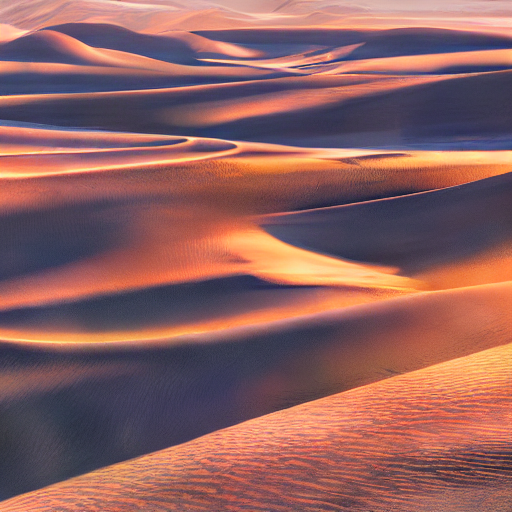
#> input picture llm_thalamus/stable-diffusion/test_sd15_diag.png, 512 x 512 px
$ python test_opencv_analysis.py
#> lines starting #> are read from the running program, lines starting #| are printed output that depends on the picture
import cv2
import numpy as np

# Load the image
image_path = 'test_sd15_diag.png'
image = cv2.imread(image_path)
#> image is the input picture: shape (512, 512, 3); mean B, G, R 95.9, 97, 143.1

if image is None:
    print("Error: Image not found.")
else:
    # Display the image
    cv2.imshow('Image', image)
    cv2.waitKey(0)
    cv2.destroyAllWindows()

    # Perform some basic analysis (e.g., get dimensions, show histogram, etc.)
    height, width, channels = image.shape
#> height = 512; width = 512; channels = 3
    print(f"Image Dimensions: {width}x{height}")
#| Image Dimensions: 512x512
    print(f"Number of Channels: {channels}")
#| Number of Channels: 3

    # Convert to grayscale and display
    gray_image = cv2.cvtColor(image, cv2.COLOR_BGR2GRAY)
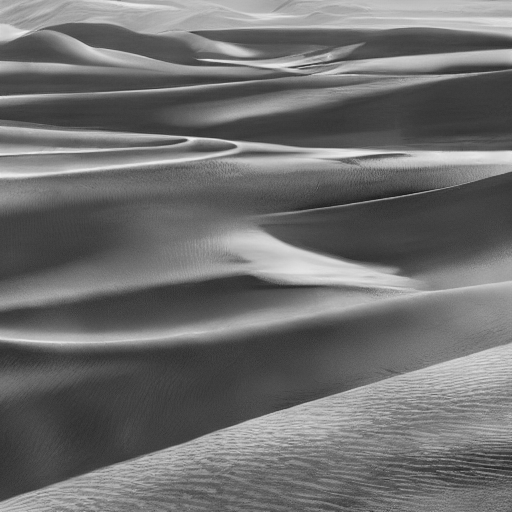
#> gray_image: shape (512, 512); min 22, max 239, mean 110.7
    cv2.imshow('Grayscale Image', gray_image)
    cv2.waitKey(0)
    cv2.destroyAllWindows()

    # Compute histogram for one channel (e.g., red channel)
    hist = cv2.calcHist([gray_image], [0], None, [256], [0, 256])
#> hist = 256 values, max 5946 at index 64, min 0 at index 0, mean 1024
    import matplotlib.pyplot as plt
    plt.plot(hist)
    plt.show()
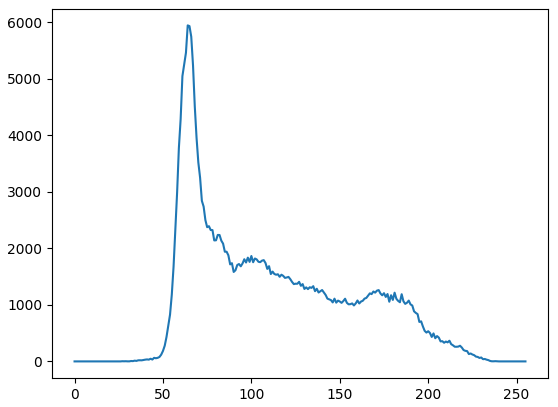
#> figure drawn by matplotlib, 1 panel; curve peaks at x = 64, y = 5946

$ run again, with llm_thalamus/stable-diffusion/test_sd15_gpu.png copied over llm_thalamus/stable-diffusion/test_sd15_diag.png
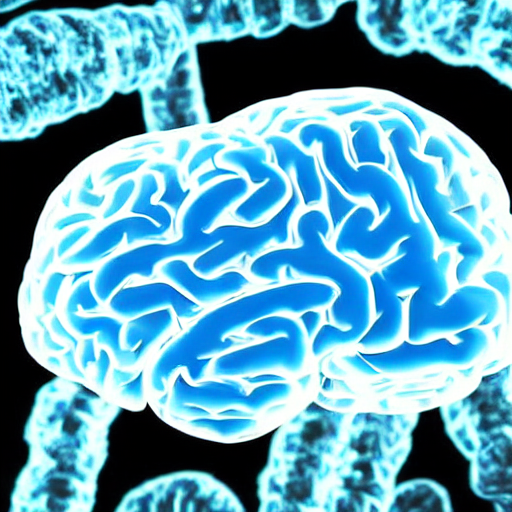
#> input picture llm_thalamus/stable-diffusion/test_sd15_gpu.png, 512 x 512 px
#> image is the input picture: shape (512, 512, 3); mean B, G, R 186.9, 162.5, 97.3
#| Image Dimensions: 512x512
#| Number of Channels: 3
#> `gray_image = cv2.cvtColor(image, cv2.COLOR_BGR2GRAY)`:
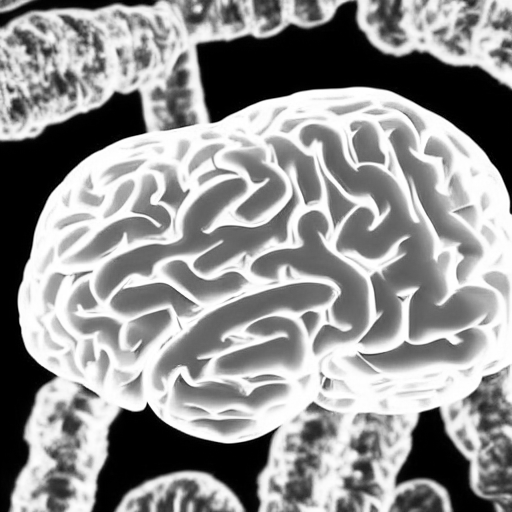
#> gray_image: shape (512, 512); min 0, max 255, mean 145.8
#> hist = 256 values, max 30305 at index 0, min 56 at index 29, mean 1024
#> `plt.show()`:
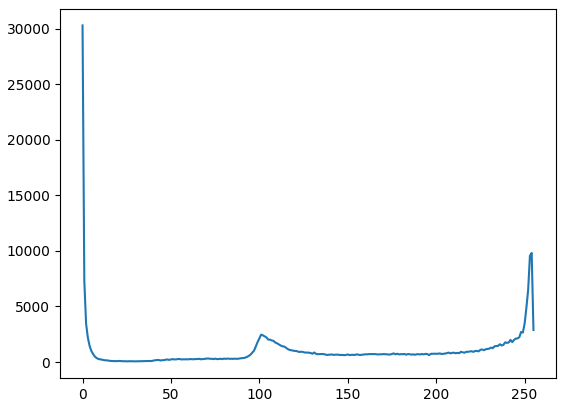
#> figure drawn by matplotlib, 1 panel; curve peaks at x = 0, y = 30305
